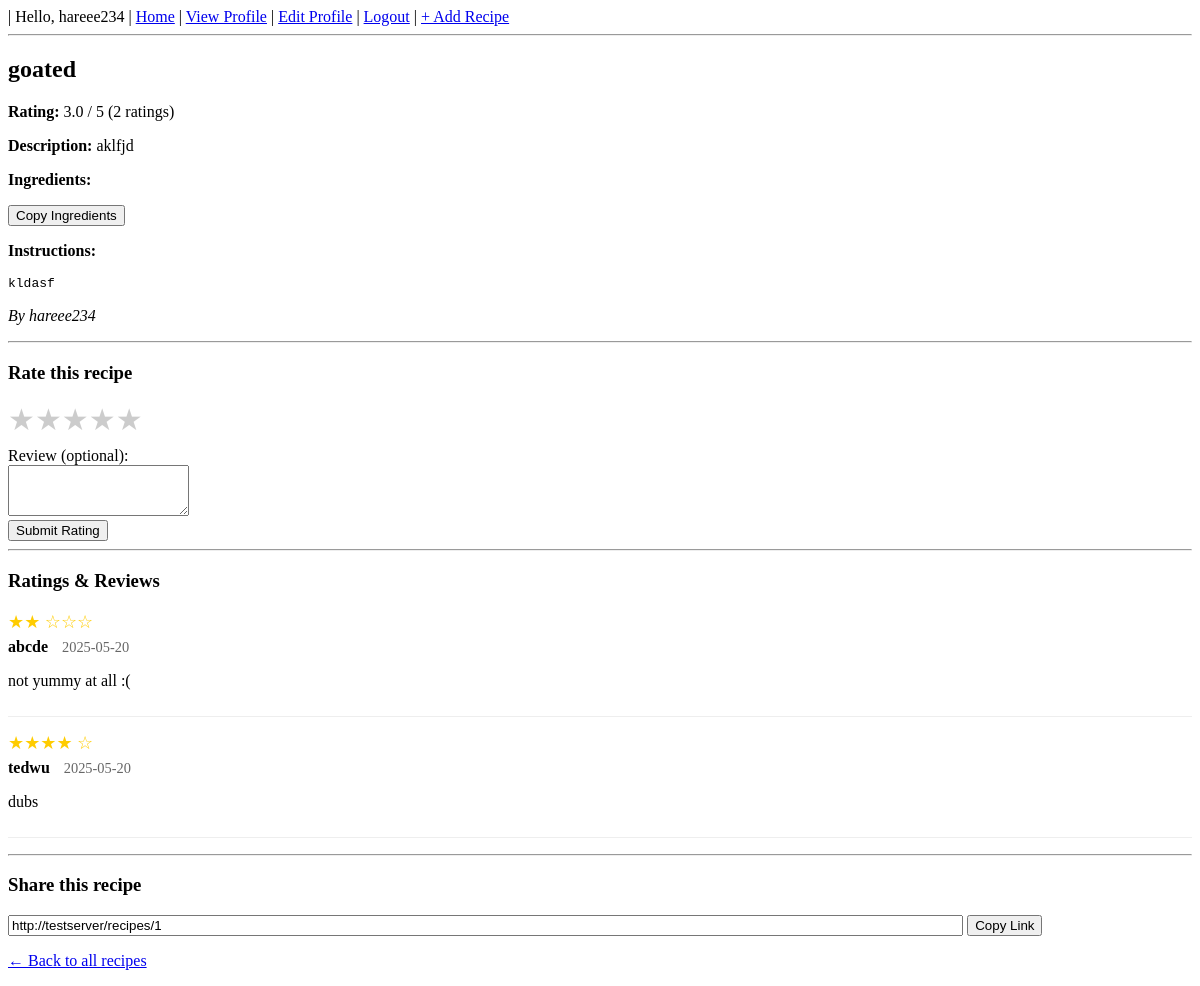
The app's page /recipes/1 (signed in) with its own data.
### app/models.py (models this page shows)
class User(UserMixin, db.Model):
    id = db.Column(db.Integer, primary_key=True)
    username = db.Column(db.String(100), unique=True, nullable=False)
    email = db.Column(db.String(120), unique=True, nullable=False)
    password = db.Column(db.String(200), nullable=False)
    recipes = db.relationship('Recipe', backref='author', lazy=True)
    ratings = db.relationship('Rating', backref='user', lazy=True)

class Recipe(db.Model):
    id = db.Column(db.Integer, primary_key=True)
    title = db.Column(db.String(200), nullable=False)
    description = db.Column(db.Text, nullable=False)
    ingredients = db.Column(db.Text, nullable=False)
    instructions = db.Column(db.Text, nullable=False)
    created_at = db.Column(db.DateTime(timezone=True), server_default=func.now())
    user_id = db.Column(db.Integer, db.ForeignKey('user.id'), nullable=False)
    ratings = db.relationship('Rating', backref='recipe', lazy=True, cascade="all, delete-orphan")
    def avg_rating(self):
        if not self.ratings:
            return 0
        return round(sum(r.value for r in self.ratings) / len(self.ratings), 1)

class Rating(db.Model):
    id = db.Column(db.Integer, primary_key=True)
    value = db.Column(db.Integer, nullable=False)  # 1-5 stars
    comment = db.Column(db.Text, nullable=True)    # Optional review text
    created_at = db.Column(db.DateTime(timezone=True), server_default=func.now())
    recipe_id = db.Column(db.Integer, db.ForeignKey('recipe.id'), nullable=False)
    user_id = db.Column(db.Integer, db.ForeignKey('user.id'), nullable=False)
    __table_args__ = (db.UniqueConstraint('recipe_id', 'user_id', name='_recipe_user_rating_uc'),)

### app/routes.py (the view)
@app.route('/recipes/<int:recipe_id>')
def view_recipe(recipe_id):
    user = get_current_user()
    recipe = Recipe.query.get_or_404(recipe_id)
    user_rating = None
    if user:
        user_rating = Rating.query.filter_by(
            recipe_id=recipe_id,
            user_id=user.id
        ).first()
    return render_template(
        'view_recipe.html',
        recipe=recipe,
        user=user,
        user_rating=user_rating
    )

### app/routes.py (called while the page is built)
def get_current_user():
    uid = session.get("user_id")
    return User.query.get(uid) if uid else None

### app/templates/view_recipe.html (shortened to what this page needs)
{% extends "base.html" %}
{% block content %}
  <h2>{{ recipe.title }}</h2>
  <div class="rating-display">
    <p>
      <strong>Rating:</strong>
      {% if recipe.ratings %}
        {{ recipe.avg_rating() }} / 5 ({{ recipe.ratings|length }} rating{% if recipe.ratings|length != 1 %}s{% endif %})
      {% else %}
        No ratings yet
      {% endif %}
    </p>
  </div>
  <p><strong>Description:</strong> {{ recipe.description }}</p>
  <p><strong>Ingredients:</strong></p>
  <button type="button" onclick="copyIngredients()">Copy Ingredients</button>
  <p><strong>Instructions:</strong></p>
  <pre>{{ recipe.instructions }}</pre>
  <p><em>By {{ recipe.author.username }}</em></p>
  <hr>
{% if user %}
  <h3>Rate this recipe</h3>
  <form method="POST" action="{{ url_for('rate_recipe', recipe_id=recipe.id) }}">
    <div class="star-rating">
      <label for="star5">★</label>
      <label for="star4">★</label>
      <label for="star3">★</label>
      <label for="star2">★</label>
      <label for="star1">★</label>
    </div>
    <div>
      <label for="comment">Review (optional):</label><br>
      <textarea id="comment" name="comment" rows="3">{{ user_rating.comment if user_rating else '' }}</textarea>
    </div>
    <button type="submit">{% if user_rating %}Update{% else %}Submit{% endif %} Rating</button>
  </form>
{% else %}
  <p><a href="{{ url_for('login') }}">Log in</a> to rate this recipe.</p>
{% endif %}
  <hr>
  <h3>Ratings & Reviews</h3>
  {% if recipe.ratings %}
    <ul class="reviews-list">
      {% for rating in recipe.ratings %}
        <li>
          <div class="review">
            <div class="stars">
              {% for i in range(rating.value) %}★{% endfor %}
              {% for i in range(5 - rating.value) %}☆{% endfor %}
            </div>
            <div class="reviewer">
              <strong>{{ rating.user.username }}</strong>
              <span class="date">{{ rating.created_at.strftime('%Y-%m-%d') }}</span>
            </div>
            {% if rating.comment %}
              <p class="comment">{{ rating.comment }}</p>
            {% endif %}
          </div>
        </li>
      {% endfor %}
    </ul>
  {% else %}
    <p>No ratings or reviews yet. Be the first to rate this recipe!</p>
  {% endif %}
  <hr>
  <h3>Share this recipe</h3>
  <div>
    <input type="text" id="share-link" value="{{ request.url }}" readonly style="width:80%">
    <button type="button" onclick="copyLink()">Copy Link</button>
  </div>
  <p><a href="{{ url_for('recipes') }}">&larr; Back to all recipes</a></p>
{% endblock %}

### app/templates/base.html (shortened to what this page needs)
<!DOCTYPE html>
<html lang="en">
<head>
</head>
<body>
  <nav>
    {% if user %}
      | Hello, {{ user.username }}
      | <a href="{{ url_for('home') }}">Home</a>
      | <a href="{{ url_for('profile') }}">View Profile</a>
      | <a href="{{ url_for('edit_profile') }}">Edit Profile</a>
      | <a href="{{ url_for('logout') }}">Logout</a>
      | <a href="{{ url_for('add_recipe') }}">+ Add Recipe</a>
    {% else %}
      | <a href="{{ url_for('login') }}">Login</a>
      | <a href="{{ url_for('register') }}">Register</a>
    {% endif %}
  </nav>
  <hr>
  {% block content %}{% endblock %}
</body>
</html>

### app/templates/view_recipe.html (style rules this page uses)
.star-rating { display: flex; flex-direction: row-reverse; justify-content: flex-end; margin-bottom: 10px; }
.star-rating label { font-size: 30px; color: #ccc; cursor: pointer; }
.reviews-list { list-style-type: none; padding: 0; }
.review { margin-bottom: 15px; border-bottom: 1px solid #eee; padding-bottom: 10px; }
.stars { color: #ffcc00; font-size: 18px; }
.reviewer { margin: 5px 0; }
.date { color: #666; font-size: 0.9em; margin-left: 10px; }

### records on screen
User: username "hareee234", author.username "hareee234"
Recipe: title "goated", description "aklfjd", instructions "kldasf"
Rating: avg_rating "3.0", user.username "abcde", created_at "2025-05-20", comment "not yummy at all :("
Rating: user.username "tedwu", created_at "2025-05-20", comment "dubs"

### other values on screen
{{ recipe.ratings|length }} "2"
